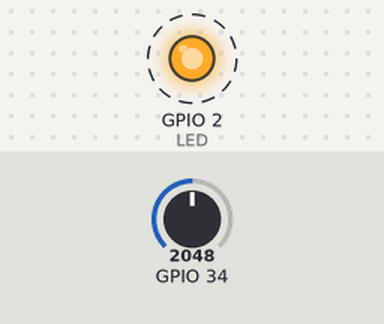
Recording of a program running on a simulated ESP32. Shown: output pins drawn as LEDs (lit = HIGH). Dashed ring = blinking. The inputs (shaded band) are chosen by the test bench; at power-on: GPIO 34 = 2048. What the program prints to the serial monitor is not drawn.

Above: at 0.2 s.
Timing chart, 0 to 3.0 s (numbered marks = the images above):
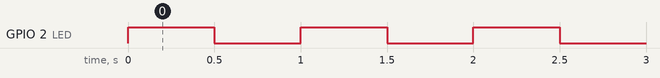

Measured:
- by itself, GPIO 2 (LED): alternates HIGH for 0.50 s and LOW for 0.50 s

The program:

main.cpp
```cpp
/***********************************************************
*  Exemplo para demonstrar o uso de semafaro binário
*  Por Flavio Sanches
*  Data 01/2026
***********************************************************/
#include <Arduino.h>
#include <freertos/FreeRTOS.h>
#include <freertos/task.h>
#include <freertos/queue.h>
#include <freertos/semphr.h>

#define LED 2

TaskHandle_t xTaskADCHandle;

SemaphoreHandle_t xSemaphore;

void vTaskADC( void * pvParameters );

void setup() {
  Serial.begin(9600);
  pinMode(LED, OUTPUT);

  xSemaphore = xSemaphoreCreateBinary();

  if( xSemaphore == NULL ) {
    Serial.println("Não foi possivel criar o semaforo");
    while(1);
  }

  xTaskCreate(vTaskADC, "TaskADC", configMINIMAL_STACK_SIZE + 1024, NULL, 1, &xTaskADCHandle);

}

void loop() {
  digitalWrite(LED, !digitalRead(LED));
  Serial.println("Valor do LED:" + String(digitalRead(LED)));
  vTaskDelay(pdMS_TO_TICKS(500));
  xSemaphoreGive( xSemaphore );
}

void vTaskADC( void * pvParameters ) {
  while(1){

    int adcValue;
    xSemaphoreTake( xSemaphore, portMAX_DELAY );
    adcValue = analogRead(34);
    Serial.println("Valor do ADC:" + String(adcValue));
  }
}
```
